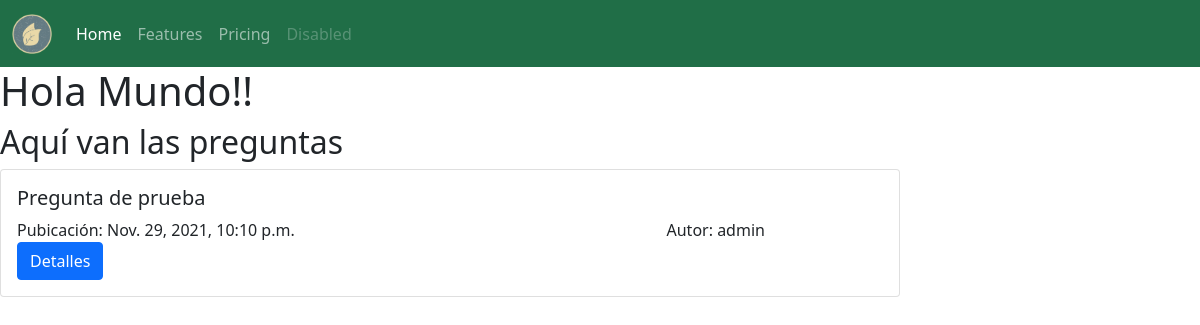
The app's page /, older data.
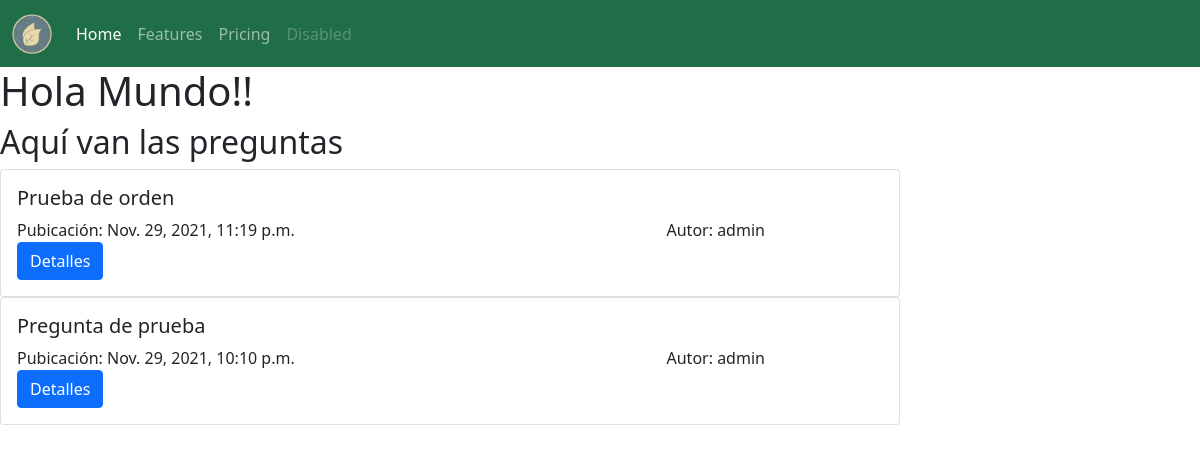
The same page, newer data.
### q_and_a/models.py (models this page shows, shortened)
class Pregunta(models.Model):
    titulo = models.CharField(max_length=200)
    detalle = models.TextField()
    fecha_publicacion = models.DateTimeField()
    autor = models.ForeignKey(User, on_delete=models.CASCADE)
    class Meta:
        ordering = ['-fecha_publicacion']

### q_and_a/views.py (the view)
# urls.py: path('', views.ListaPreguntas.as_view(), name='home'),
class ListaPreguntas(generic.ListView):
    queryset = Pregunta.objects.order_by('-fecha_publicacion')
    template_name = 'index.html'

### templates/index.html
{% extends "base.html" %}
{% block content %}
    <h2>Aquí van las preguntas </h2>
    {% for pregunta in pregunta_list %}
    <div class="card w-75">
        <div class="card-body">
            <h5 class="card-title">{{ pregunta.titulo }}</h5>
            <p class="card-text">
                <span style="float: left; width: 75%;">
                    Pubicación: {{ pregunta.fecha_publicacion }}
                </span>
                <span style="float: left; width: 25%;">
                    Autor: {{ pregunta.autor }}
                </span>
            </p>
            <a href="#" class="btn btn-primary">Detalles</a>
        </div>
    </div>
    {% endfor %}
{% endblock content %}

Row changes from the older to the newer data that the page shows:
added Pregunta: titulo "Prueba de orden", fecha_publicacion "Nov. 29, 2021, 11:19 p.m.", autor "admin"
